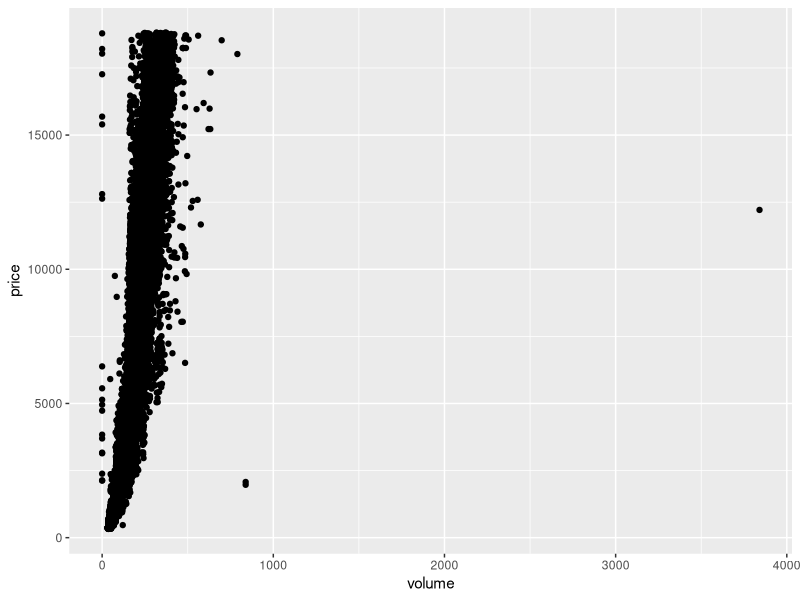

Recreate this plot in R.
# Create a scatterplot of price vs. volume (x * y * z).
# This is a very rough approximation for a diamond's volume.

# Create a new variable for volume in the diamonds data frame.
# This will be useful in a later exercise.

# Don't make any adjustments to the plot just yet.

# This assignment is not graded and
# will be marked as correct when you submit.

# ENTER YOUR CODE BELOW THIS LINE
# =================================================================

library("ggplot2")
data("diamonds")

diamonds$volume <- diamonds$x * diamonds$y * diamonds$z

plot <- ggplot(data = diamonds, aes(y = price, x = volume)) +
  geom_point()

print(plot)